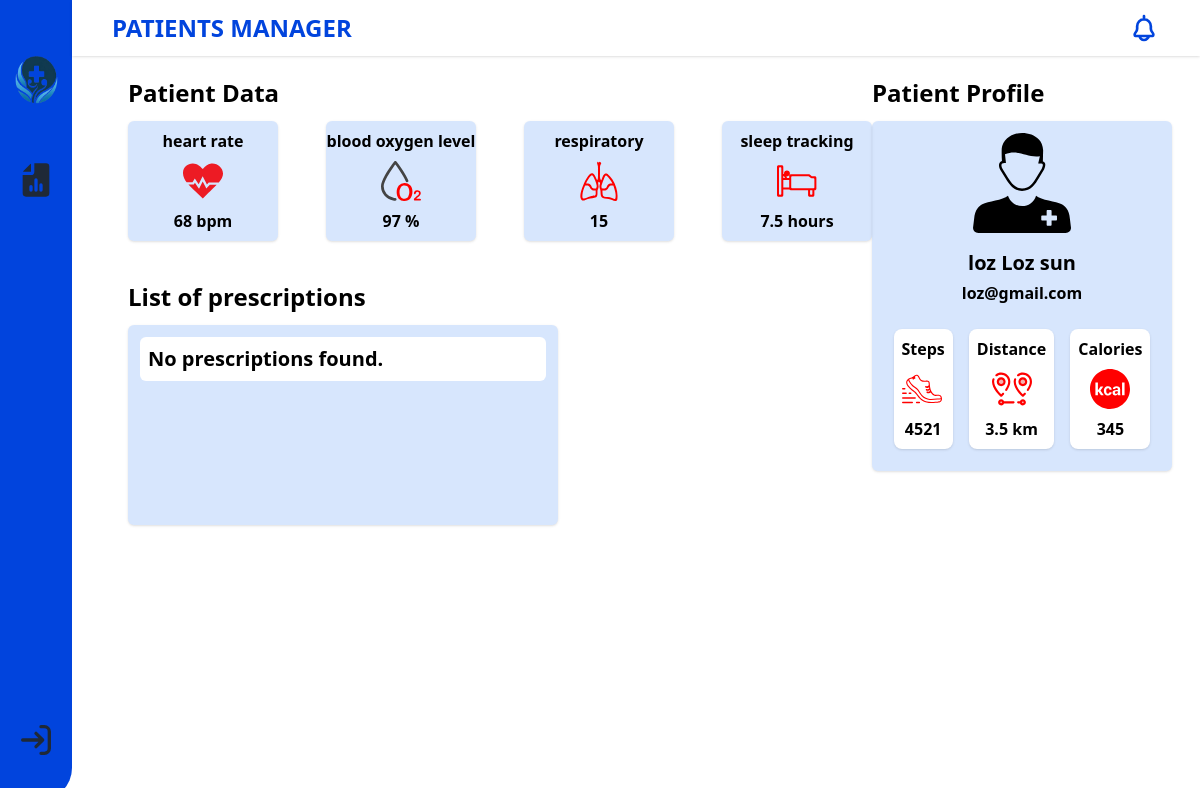
Screenshot of /patient/dashboard (signed in) with the database file from the repository.
### patient/models.py (models this page shows, shortened)
class User(models.Model):
    GENDER_CHOICES = [
        ('M', 'Male'),
        ('F', 'Female'),
    ]
    lastname = models.CharField(max_length=50)
    firstname = models.CharField(max_length=50)
    gender = models.CharField(max_length=1, choices=GENDER_CHOICES)
    creation_date = models.DateField(auto_now_add=True)
    phone = models.CharField(max_length=15)
    password = models.CharField(max_length=128)
    email = models.CharField(max_length=50, unique=True)

### patient/views.py (the view)
# urls.py: path('dashboard', views.dashboard_patient , name='dashboard_patient'),
def dashboard_patient(request):
    patient_id = request.session.get('patient_id')
    patient = Patient.objects.get(id=patient_id)
    prescriptions = Prescription.objects.filter(patient__id=patient_id)
    health_data = {
        "heart_rate": {
            "current": 72,  # BPM (beats per minute)
            "average_today": 68,
            "historical": [72, 70, 75, 65]
        },
        "blood_oxygen_level": {
            "current": 98,  # Percentage
            "average_today": 97
        },
        "physical_activity": {
            "steps_today": 4521,
            "distance_km": 3.5,  # Kilometers
            "floors_climbed": 10,
            "calories_burned": 345  # Calories
        },
        "sleep_tracking": {
            "duration_hours": 7.5,
            "sleep_phases": {
                "light": 4.5,  # Hours
                "deep": 2.0,
                "REM": 1.0
            }
        },
        "respiratory_rate": {
            "current": 14,  # Breaths per minute
            "average_today": 15
        },
        "stress_tracking": {
            "current_level": 20,  # Arbitrary scale, e.g., 0-100
            "average_today": 25
        }
    }
    context = {'health_data': health_data, 'patient': patient, 'prescriptions': prescriptions}
    return render(request, 'dashboard_patient.html', context)

### patient/templates/dashboard_patient.html (shortened to what this page needs)
{% extends 'layout.html' %}
{% load static %}
{% block content %}
<div class="h-[100vh] flex">
    <div class="bg-[#0144dd] h-[100vh] w-[100px] flex flex-col justify-between py-10 items-center rounded-br-[2rem]">
        <div class="flex flex-col gap-y-10">
            <div>
                <img src="{% static 'assets/logo.png' %}" class="h-20" alt="logo">
            </div>
            <div class="flex flex-col gap-y-10 self-center">
                <a href="{% url 'dashboard_patient'%}" class="hover:p-1 hover:bg-white hover:bg-opacity-10 hover:rounded-md focus:bg-white focus:bg-opacity-10 focus:outline-none focus:p-1 focus:rounded-md">
                </a>
            </div>
        </div>
        <a href="{% url 'logout_patient' %}" class="hover:p-1 hover:bg-white hover:bg-opacity-10 hover:rounded-md focus:bg-white focus:bg-opacity-10 focus:p-1 focus:rounded-md">
        </a>
    </div>
    <div class="h-full flex flex-col gap-y-5 w-[94%]">
        <div class="bg-white flex justify-between items-center px-10 py-3 shadow">
            <div class="flex gap-x-8">
                <div class="flex justify-center items-center">
                    <h1 class="text-[#0144dd] text-2xl font-bold">
                        PATIENTS MANAGER
                    </h1>
                </div>
            </div>
            <div class="flex gap-x-6 items-center">
                <div>
                </div>
            </div>
        </div>
        <div class="w-full flex justify-between px-14 pb-5">
            <div class="bg-white mt-[1px] w-full flex justify-between">
                <div class="flex  flex-col gap-y-10">
                    <div class="flex flex-col gap-y-3">
                        <h1 class="text-2xl font-bold">
                            Patient Data
                        </h1>
                        <div class="flex gap-x-12 justify-between">
                            <div class="bg-blue-500 flex flex-col bg-opacity-20 gap-y-2 p-2 w-[150px] rounded-md shadow">
                                <h1 class="text-center font-bold">
                                    heart rate
                                </h1>
                                <p class ="font-bold text-center">
                                    {{health_data.heart_rate.average_today}} bpm
                                </p>
                            </div>
                            <div class="bg-blue-500 bg-opacity-20 flex flex-col gap-y-2 py-2 items-center  w-[150px] rounded-md shadow">
                                <h1 class="text-center font-bold">
                                    blood oxygen level
                                </h1>
                                <p class ="font-bold text-center">
                                    {{health_data.blood_oxygen_level.average_today}} %
                                </p>
                            </div>
                            <div class="bg-blue-500 bg-opacity-20  flex flex-col gap-y-2 p-2 items-center  w-[150px] rounded-md shadow">
                                <h1 class="text-center font-bold">
                                    respiratory
                                </h1>
                                <p class ="font-bold text-center">
                                    {{health_data.respiratory_rate.average_today}}
                                </p>
                            </div>
                            <div class="bg-blue-500 bg-opacity-20 flex flex-col gap-y-2 p-2 items-center  w-[150px] rounded-md shadow">
                                <h1 class="text-center font-bold">
                                    sleep tracking
                                </h1>
                                <p class ="font-bold text-center">
                                    {{health_data.sleep_tracking.duration_hours}} hours
                                </p>
                            </div>
                        </div>
                    </div>
                    <div  class="flex flex-col gap-y-3">
                        <h1 class="text-2xl font-bold">
                            List of prescriptions
                        </h1>
                        <div class="flex gap-x-5">
                            <div class="p-2 bg-blue-500 p-3 bg-opacity-20 h-[200px] w-[430px] rounded-md shadow overflow-y-auto">
                                {% if prescriptions %}
                                    {% for prescription in prescriptions %}
                                        <div class="mb-5 p-2 flex gap-x-4 bg-white rounded-md text-xl font-bold">
                                            <div>
                                                <svg class="w-6 h-6 text-gray-800 dark:text-black" aria-hidden="true" xmlns="http://www.w3.org/2000/svg" width="24" height="24" fill="currentColor" viewBox="0 0 24 24">
                                                    <path fill-rule="evenodd" d="M9 2.221V7H4.221a2 2 0 0 1 .365-.5L8.5 2.586A2 2 0 0 1 9 2.22ZM11 2v5a2 2 0 0 1-2 2H4v11a2 2 0 0 0 2 2h12a2 2 0 0 0 2-2V4a2 2 0 0 0-2-2h-7Z" clip-rule="evenodd"/>
                                                </svg>
                                            </div>
                                            <p> {{ prescription.title }} - Dr {{ prescription.doctor.lastname }} - {{ prescription.date }}</p>
                                            <a href="{{prescription.file.url}}">
                                                <svg class="w-7 h-7 text-gray-800 dark:text-blue-500" aria-hidden="true" xmlns="http://www.w3.org/2000/svg" width="24" height="24" fill="none" viewBox="0 0 24 24">
                                                    <path stroke="currentColor" stroke-linecap="round" stroke-linejoin="round" stroke-width="2" d="M4 15v2a3 3 0 0 0 3 3h10a3 3 0 0 0 3-3v-2m-8 1V4m0 12-4-4m4 4 4-4"/>
                                                </svg>
                                            </a>
                                        </div>
                                    {% endfor %}
                                {% else %}
                                    <p class="mb-5 p-2 bg-white rounded-md text-xl font-bold">No prescriptions found.</p>
                                {% endif %}
                            </div>
                        </div>
                    </div>
                </div>
                <div class="flex flex-col gap-y-3">
                    <h1 class="text-2xl font-bold">
                        Patient Profile
                    </h1>
                    <div class="bg-blue-500 h-[350px] bg-opacity-20 flex flex-col gap-y-4 w-[300px] py-3 flex items-center rounded-md shadow">
                        <div class="flex justify-center items-center">
                        </div>
                        <div class="flex flex-col gap-y-1">
                            <p class="text-center font-bold text-xl" >
                                {{patient.lastname}}  {{patient.firstname}}
                            </p>
                            <p class="text-center font-bold" >
                                {{patient.email}}
                            </p>
                        </div>
                        <div class="flex gap-x-4 px-2 mt-2">
                            <div class="flex flex-col gap-y-2 p-2 rounded-lg bg-white shadow">
                                <h1 class="text-center font-bold">
                                    Steps
                                </h1>
                                <p class="text-center font-bold">
                                    {{health_data.physical_activity.steps_today}}
                                </p>
                            </div>
                            <div class="flex flex-col items-center gap-y-2 p-2 items-center rounded-lg bg-white shadow">
                                <h1 class="text-center font-bold">
                                    Distance
                                </h1>
                                <div>
                                </div>
                                <p class="text-center font-bold">
                                    {{health_data.physical_activity.distance_km}} km
                                </p>
                            </div>
                            <div class="flex flex-col gap-y-2 p-2 items-center rounded-lg bg-white shadow">
                                <h1 class="text-center font-bold">
                                    Calories
                                </h1>
                                <div>
                                </div>
                                <p class="text-center font-bold">
                                    {{health_data.physical_activity.calories_burned}}
                                </p>
                            </div>
                        </div>
                    </div>
                </div>
            </div>
        </div>
    </div>
</div>
{% endblock %}

### doctor/templates/layout.html (shortened to what this page needs)
<!DOCTYPE html>
{% load static %}
<html lang="en">
    <head>
        <script src="https://cdn.tailwindcss.com"></script>
    </head>
    <body>
        {% block content %}
        {% endblock %}
    </body>
</html>

### rows the page displays
User: lastname "loz", firstname "Loz sun", email "loz@gmail.com"

### other values shown
{{ health_data.heart_rate.average_today }} "68"
{{ health_data.blood_oxygen_level.average_today }} "97"
{{ health_data.respiratory_rate.average_today }} "15"
{{ health_data.sleep_tracking.duration_hours }} "7.5"
{{ health_data.physical_activity.steps_today }} "4521"
{{ health_data.physical_activity.distance_km }} "3.5"
{{ health_data.physical_activity.calories_burned }} "345"
